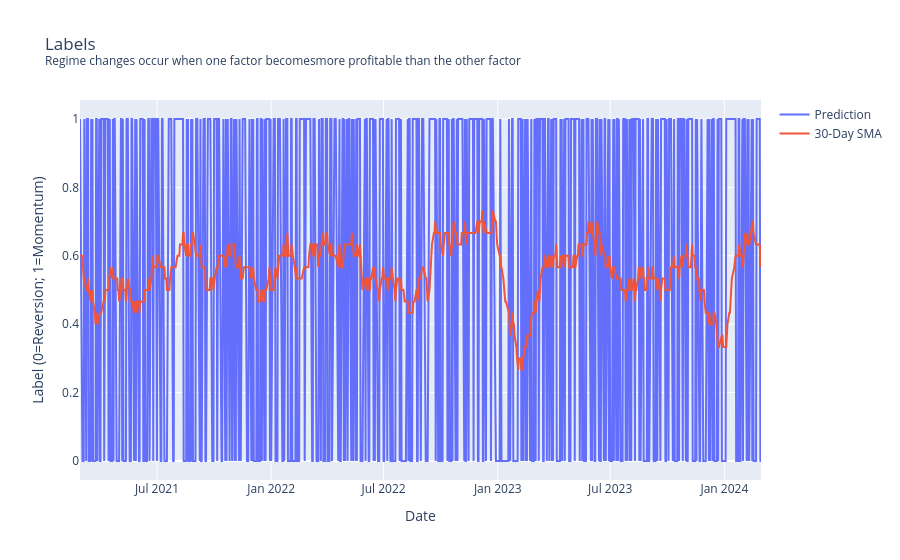
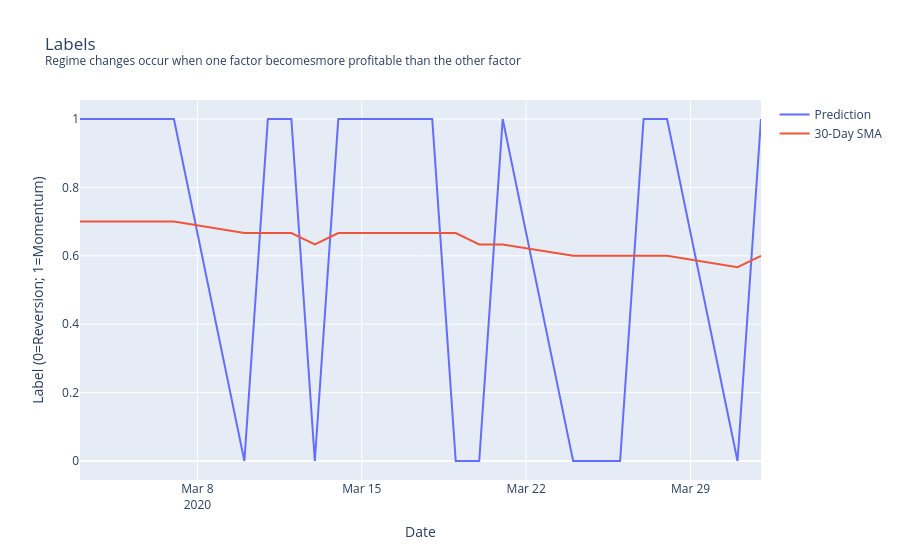

Notebook code for these charts, in order:
### Markdown cell above
# Introduction
This notebook demonstrates how to train a neural network to predict if the next trading day will favour momentum or reversion risk exposure.

# Get Label
In order to train and test the model, you need to create some labels. Let the label be 1 when the next day favors momentum factor exposure over reversal factor exposure and 0 otherwise. You can get the performance of the momentum and reversal factors from https://mba.tuck.dartmouth.edu/pages/faculty/ken.french/data_library.html. Specifically, the following CSV files provide the factors you need:
 - [Momentum Factor (Mom) [Daily]](https://mba.tuck.dartmouth.edu/pages/faculty/ken.french/ftp/F-F_Momentum_Factor_daily_CSV.zip)
 - [Short-Term Reversal Factor (ST Rev) [Daily]](https://mba.tuck.dartmouth.edu/pages/faculty/ken.french/ftp/F-F_ST_Reversal_Factor_daily_CSV.zip)

The following code block shows how to load the files from the QuantConnect CDN and calculate the labels.

### Code cell
import plotly.graph_objects as go

def get_ff_factor(qb, file_name, column_name):
    df = pd.read_csv(
        f"https://cdn.quantconnect.com/ff/{file_name}", 
        skiprows=13, skipfooter=1, engine='python', index_col=0)
    factor = df[column_name] / 100
    # Each index day represents the day of the return, not EoD.
    factor.index = pd.to_datetime(factor.index, format='%Y%m%d') 
    # Move index to EoD to align with technical indicators.
    factor.index += timedelta(1) 
    return factor 

qb = QuantBook()
momentum = get_ff_factor(qb, "F-F_Momentum_Factor_daily.csv", "Mom   ")
reversion = get_ff_factor(qb, "F-F_ST_Reversal_Factor_daily.csv", "ST_Rev")
# Label 1 = Momentum regime; Label 0 = Reversion regime.
label = (momentum > reversion.reindex(momentum.index)).dropna().astype(int) 
# The label is the regime of the following day, not the day that just 
# passed.
label = label.shift(-1).dropna() 
label_sma = label.rolling(30).mean()
# Plot the last 3 years.
period = 3*252
layout = dict(
    title="Labels<br><sup>Regime changes occur when one factor becomes"
        + "more profitable than the other factor</sup>", 
    xaxis_title="Date", 
    yaxis_title="Label (0=Reversion; 1=Momentum)"
)
go.Figure(
    [
        go.Scatter(
            x=label.index[-period:], y=label.iloc[-period:], name='Prediction'
        ),
        go.Scatter(
            x=label_sma.index[-period:], y=label_sma.iloc[-period:], 
            name='30-Day SMA'
        )
    ],
    layout
).show()
# Plot March 2020.
idx = label[
    (datetime(2020, 3, 1) <= label.index) & 
    (label.index <= datetime(2020, 4, 1))
].index
go.Figure(
    [
        go.Scatter(
            x=label.loc[idx].index, y=label.loc[idx], name='Prediction'
        ),
        go.Scatter(
            x=label_sma.loc[idx].index, y=label_sma.loc[idx], name='30-Day SMA'
        )
    ],    
    layout
).show()
print(label, "\n")
print(label.value_counts())

### Figure 1 — Plotly figure (JSON) as saved in the notebook; plotly's stock layout.template omitted (floating-point values rounded to 4 significant figures; data arrays with more than 128 entries replaced by an {"elided": "..."} marker saying what was removed)
{"data": [{"name": "Prediction", "type": "scatter", "x": {"elided": "756 str values"}, "y": {"elided": "756 int values"}}, {"name": "30-Day SMA", "type": "scatter", "x": {"elided": "756 str values"}, "y": {"elided": "756 float values"}}], "layout": {"autosize": true, "title": {"text": "Labels<br><sup>Regime changes occur when one factor becomesmore profitable than the other factor</sup>"}, "xaxis": {"autorange": true, "range": ["2021-02-27", "2024-02-29"], "title": {"text": "Date"}, "type": "date"}, "yaxis": {"autorange": true, "range": [-0.05556, 1.056], "title": {"text": "Label (0=Reversion; 1=Momentum)"}, "type": "linear"}}}

### Figure 2 — Plotly figure (JSON) as saved in the notebook; plotly's stock layout.template omitted (floating-point values rounded to 4 significant figures)
{"data": [{"name": "Prediction", "type": "scatter", "x": ["2020-03-03T00:00:00", "2020-03-04T00:00:00", "2020-03-05T00:00:00", "2020-03-06T00:00:00", "2020-03-07T00:00:00", "2020-03-10T00:00:00", "2020-03-11T00:00:00", "2020-03-12T00:00:00", "2020-03-13T00:00:00", "2020-03-14T00:00:00", "2020-03-17T00:00:00", "2020-03-18T00:00:00", "2020-03-19T00:00:00", "2020-03-20T00:00:00", "2020-03-21T00:00:00", "2020-03-24T00:00:00", "2020-03-25T00:00:00", "2020-03-26T00:00:00", "2020-03-27T00:00:00", "2020-03-28T00:00:00", "2020-03-31T00:00:00", "2020-04-01T00:00:00"], "y": [1, 1, 1, 1, 1, 0, 1, 1, 0, 1, 1, 1, 0, 0, 1, 0, 0, 0, 1, 1, 0, 1]}, {"name": "30-Day SMA", "type": "scatter", "x": ["2020-03-03T00:00:00", "2020-03-04T00:00:00", "2020-03-05T00:00:00", "2020-03-06T00:00:00", "2020-03-07T00:00:00", "2020-03-10T00:00:00", "2020-03-11T00:00:00", "2020-03-12T00:00:00", "2020-03-13T00:00:00", "2020-03-14T00:00:00", "2020-03-17T00:00:00", "2020-03-18T00:00:00", "2020-03-19T00:00:00", "2020-03-20T00:00:00", "2020-03-21T00:00:00", "2020-03-24T00:00:00", "2020-03-25T00:00:00", "2020-03-26T00:00:00", "2020-03-27T00:00:00", "2020-03-28T00:00:00", "2020-03-31T00:00:00", "2020-04-01T00:00:00"], "y": [0.7, 0.7, 0.7, 0.7, 0.7, 0.6667, 0.6667, 0.6667, 0.6333, 0.6667, 0.6667, 0.6667, 0.6667, 0.6333, 0.6333, 0.6, 0.6, 0.6, 0.6, 0.6, 0.5667, 0.6]}], "layout": {"autosize": true, "title": {"text": "Labels<br><sup>Regime changes occur when one factor becomesmore profitable than the other factor</sup>"}, "xaxis": {"autorange": true, "range": ["2020-03-03", "2020-04-01"], "title": {"text": "Date"}, "type": "date"}, "yaxis": {"autorange": true, "range": [-0.05556, 1.056], "title": {"text": "Label (0=Reversion; 1=Momentum)"}, "type": "linear"}}}
